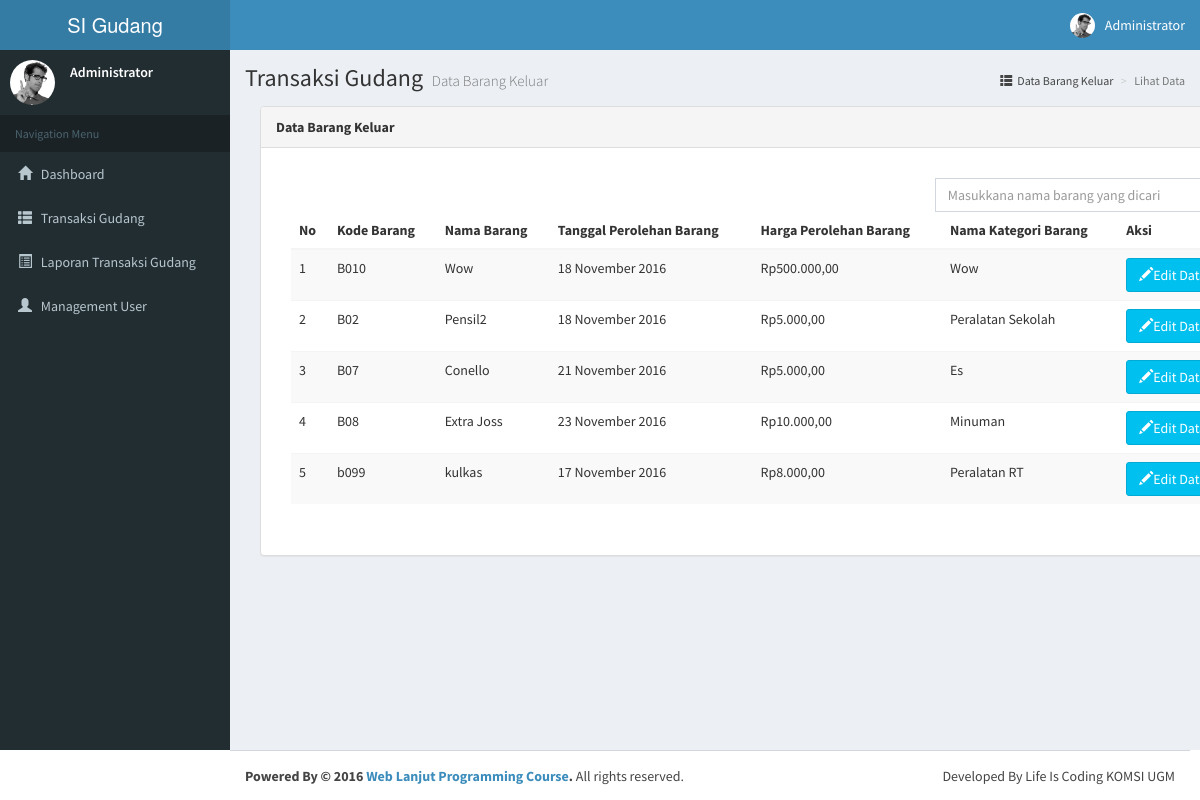
The app's page /index.php/keluar/getData with its own data.
### tables this page shows
CREATE TABLE IF NOT EXISTS `barang` (
  `kode_barang` varchar(20) NOT NULL,
  `nama_barang` varchar(40) NOT NULL,
  `tanggal_perolehan_barang` date NOT NULL,
  `harga_perolehan_barang` varchar(30) NOT NULL,
  `kode_kategori_barang` varchar(30) NOT NULL
);

CREATE TABLE IF NOT EXISTS `kategori_barang` (
  `kode_kategori_barang` int(11) NOT NULL,
  `nama_kategori_barang` varchar(20) NOT NULL
);

### application/controllers/keluar.php (called while the page is built, shortened)
<?php if(! defined('BASEPATH')) exit('No direct access allowed');
class keluar extends CI_Controller{
	public function __construct(){
		$this->load->model('model_keluar');
		$this->load->helper(array('form','url'));
		$this->load->library('pagination');
		$this->load->library('session');
		$this->load->database();
	}
	public function getData(){
	    $config['per_page'] = 5;
	    $from = $this->uri->segment(3);
	    $data['qkeluar'] = $this->model_keluar->data($config['per_page'],$from);
		$this->load->view('vkeluar',$data);
	}
}
?>

### index.php (called while the page is built, shortened)
<?php
require_once BASEPATH.'core/CodeIgniter.php';

### application/models/model_keluar.php (called while the page is built, shortened)
<?php
class model_keluar extends CI_Model{
	function data($number,$offset){
		$this->db->select('barang.kode_barang,barang.nama_barang,barang.tanggal_perolehan_barang,
							barang.harga_perolehan_barang,kategori_barang.nama_kategori_barang');
		$this->db->where('barang.kode_kategori_barang=kategori_barang.kode_kategori_barang');
		return $query = $this->db->get('barang,kategori_barang',$number,$offset)->result();
	}
	function jumlah_data(){
		$this->db->select('barang.kode_barang,barang.nama_barang,barang.tanggal_perolehan_barang,
							barang.harga_perolehan_barang,kategori_barang.nama_kategori_barang');
		$this->db->where('barang.kode_kategori_barang=kategori_barang.kode_kategori_barang');
		return $this->db->get('barang,kategori_barang')->num_rows();
	}
}
?>

### application/views/vkeluar.php (the view, shortened to what this page needs)
<!DOCTYPE html>
<html>
<head>
  <link  href="<?php echo base_url().'assets/'?>bootstrap/css/bootstrap.min.css" rel="stylesheet">
  <link href="<?php echo base_url().'assets/'?>dist/css/font-awesome.css" rel="stylesheet">
  <link href="<?php echo base_url().'assets/'?>dist/css/ionicons.css" rel="stylesheet">
  <link href="<?php echo base_url().'assets/'?>dist/css/AdminLTE.min.css" rel="stylesheet">
  <link href="<?php echo base_url().'assets/'?>dist/css/footer.css" rel="stylesheet">
  <link href="<?php echo base_url().'assets/'?>dist/css/skins/skin-blue.min.css" rel="stylesheet">
</head>
<body class="hold-transition skin-blue sidebar-mini">
<div class="wrapper">
  <header class="main-header">
    <a href="index2.html" class="logo">
      <span class="logo-lg">SI Gudang </span>
    </a>
    <nav class="navbar navbar-static-top" role="navigation">
      <div class="navbar-custom-menu">
        <ul class="nav navbar-nav">
          <li class="dropdown user user-menu">
            <a href="#" class="dropdown-toggle" data-toggle="dropdown">
              <img src="<?php echo base_url().'assets/'?>dist/img/user2-160x160.jpg" class="user-image" alt="User Image">
              <span class="hidden-xs">Administrator</span>
            </a>
          </li>
        </ul>
      </div>
    </nav>
  </header>
  <aside class="main-sidebar">
    <section class="sidebar">
      <div class="user-panel">
        <div class="pull-left image">
          <img src="<?php echo base_url().'assets/'?>dist/img/user2-160x160.jpg" class="img-circle" alt="User Image">
        </div>
        <div class="pull-left info">
          <p>Administrator</p>
        </div>
      </div>
      <ul class="sidebar-menu">
        <li class="header">Navigation Menu</li>
        <li><a href="<?php echo site_url('grafiktotal/getGrafik');?>"><i class="glyphicon glyphicon-home"></i> <span>Dashboard</span></a></li>
        <li class="treeview">
          <a href="#"><i class="glyphicon glyphicon-th-list"></i> <span>Transaksi Gudang</span> <i class="fa-fa arrow"></i></a>
        </li>
         <li class="treeview">
          <a href="#"><i class="glyphicon glyphicon-list-alt"></i> <span>Laporan Transaksi Gudang</span></a>
        </li>
         <li class="treeview">
           <a href="<?php echo site_url('user/getData')?>"><i class="glyphicon glyphicon-user"></i> <span>Management User</span></a>
        </li>
      </ul>
    </section>
  </aside>
  <div class="content-wrapper">
    <section class="content-header">
      <h1>
        Transaksi Gudang
        <small>Data Barang Keluar</small>
      </h1>
      <ol class="breadcrumb">
        <li><a href="<?php echo site_url('hardware/getHardware');?>"><i class="glyphicon glyphicon-th-list"></i>Data Barang Keluar</a></li>
        <li class="active">Lihat Data</li>
      </ol>
    </section>
    <section class="content">
           <div class="container">
      <div class="panel panel-default">
  <div class="panel-heading"><b>Data Barang Keluar</b></div>
  <div class="panel-body">
     <div class="panel-body">
            <div class="col-md-7">
            </div>
        <form action="<?php echo site_url('keluar/cariData');?>" method = "post">
        <div class="form-group-row">
          <div class="col-xs-4">
        <input type="text" class="form-control" placeholder="Masukkana nama barang yang dicari" name ="keyword" />
        </div>
      </div>
      </form>
       <table class="table table-striped">
        <thead>
         <tr>
         <th>No</th>
         <th>Kode Barang</th>
         <th>Nama Barang</th>
         <th>Tanggal Perolehan Barang</th>
         <th>Harga Perolehan Barang</th>
         <th>Nama Kategori Barang</th>
         <th>Aksi</th>
         </tr>
        </thead>
        <tbody>
        <?php if(empty($qkeluar)){ ?>
         <tr>
          <td colspan="6">Data tidak ditemukan</td>
         </tr>
        <?php }else{
          $no =  $this->uri->segment('3') + 1;
          foreach($qkeluar as $data){ $no;?>
         <tr>
          <td><?php echo $no++?></td>
          <td><?php echo $data->kode_barang?></td>
          <td><?php echo $data->nama_barang?></td>
          <td><?php echo date("d F Y",strtotime($data->tanggal_perolehan_barang)); ?></td>
          <td><?php echo $rp ="Rp".number_format($data->harga_perolehan_barang,2,',','.')?></td>
          <td><?php echo $data->nama_kategori_barang?></td>
          <td>
              <?php echo anchor('keluar/edit/'.$data->kode_barang,'<button type="button" class="btn btn-info"><i class="glyphicon glyphicon-pencil"></i>Edit Data</button>');?>
          </td>
         </tr>
        <?php }}?>
        </tbody>
       </table>
        <div class="row">
        <div class="col-md-12 text-center">
        </div>
    </div>
        </div>
    </div>
</div>
    </section>
  </div>
  <footer class="main-footer">
    <div class="pull-right hidden-xs">
      Developed By Life Is Coding KOMSI UGM
    </div>
    <strong>Powered By &copy; 2016 <a href="#">Web Lanjut Programming Course</a>.</strong> All rights reserved.
  </footer>
</div>
</body>
</html>

### records on screen
barang: kode_barang "B010", nama_barang "Wow", tanggal_perolehan_barang "18 November 2016", harga_perolehan_barang "Rp500.000,00", kode_kategori_barang.nama_kategori_barang "Wow", kode_barang "Edit…"
barang: kode_barang "B02", nama_barang "Pensil2", tanggal_perolehan_barang "18 November 2016", harga_perolehan_barang "Rp5.000,00", kode_kategori_barang.nama_kategori_barang "Peralatan Sekolah", kode_barang "Edit…"
barang: kode_barang "B07", nama_barang "Conello", tanggal_perolehan_barang "21 November 2016", harga_perolehan_barang "Rp5.000,00", kode_kategori_barang.nama_kategori_barang "Es", kode_barang "Edit…"
barang: kode_barang "B08", nama_barang "Extra Joss", tanggal_perolehan_barang "23 November 2016", harga_perolehan_barang "Rp10.000,00", kode_kategori_barang.nama_kategori_barang "Minuman", kode_barang "Edit…"
barang: kode_barang "b099", nama_barang "kulkas", tanggal_perolehan_barang "17 November 2016", harga_perolehan_barang "Rp8.000,00", kode_kategori_barang.nama_kategori_barang "Peralatan RT", kode_barang "Edit…"
